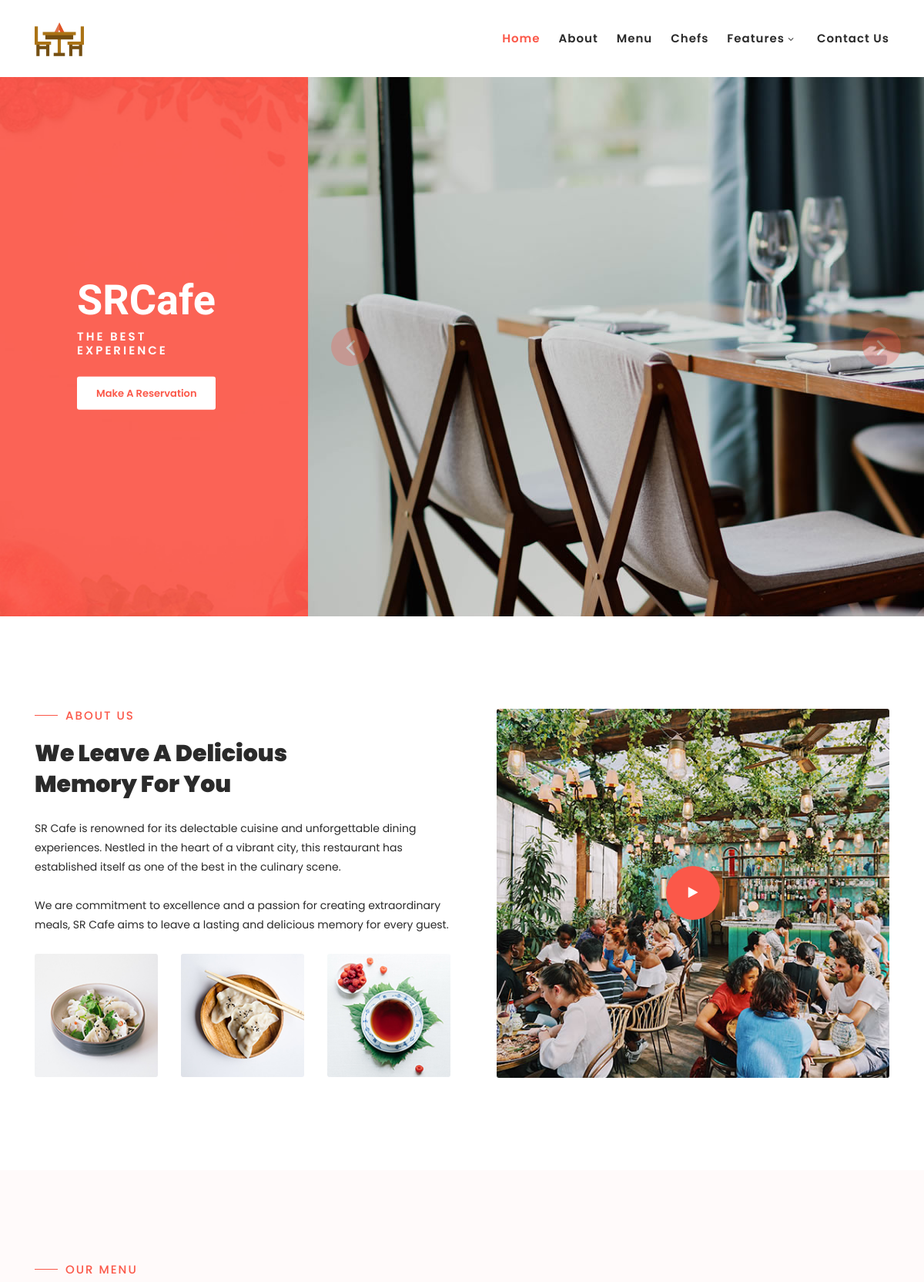
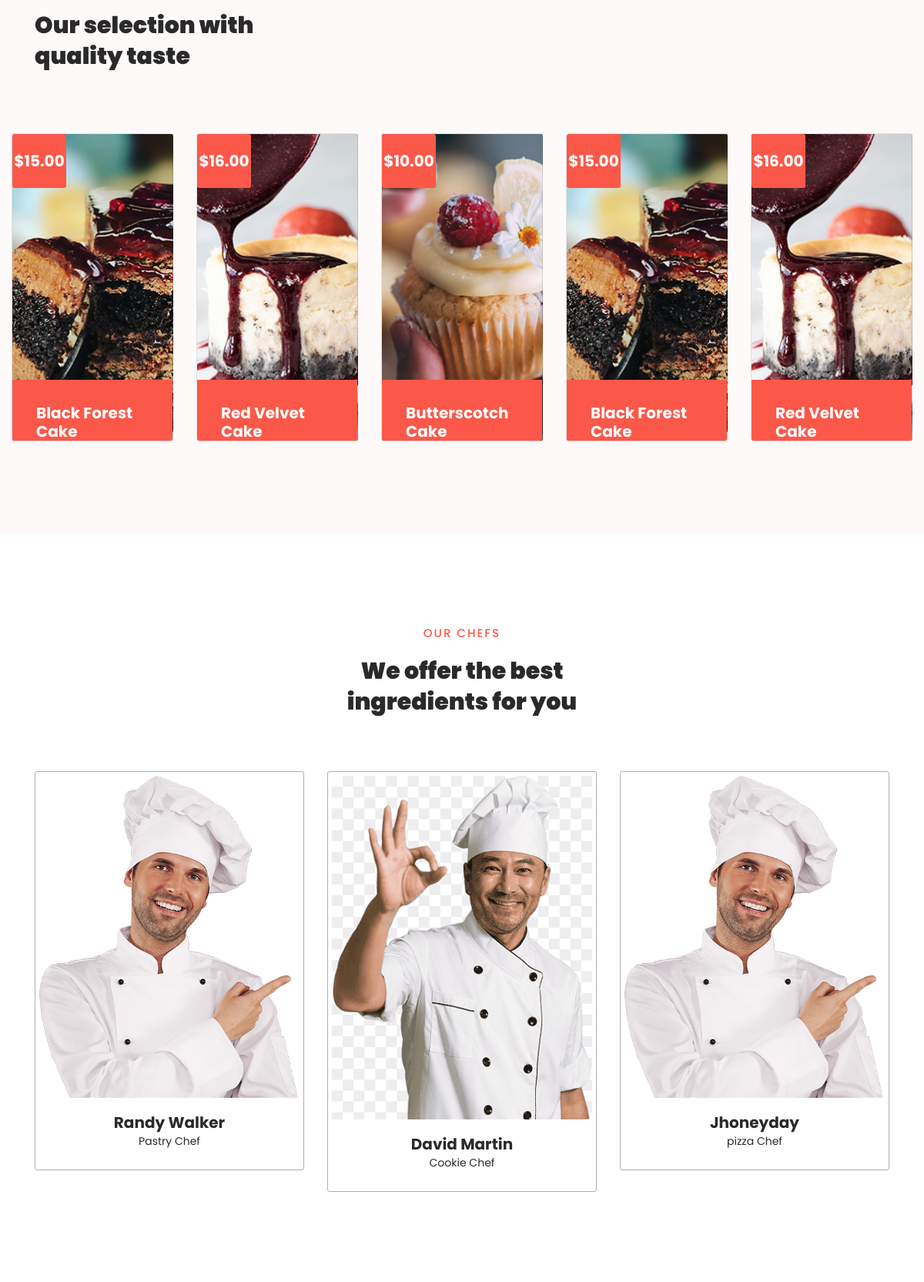
The page / (upper part) on the database its author committed (2 pictures, top to bottom).
### myapp/models.py (models this page shows)
class Cake(models.Model):
    name = models.CharField(max_length=255)
    price = models.DecimalField(max_digits=6, decimal_places=2)
    image = models.ImageField(upload_to='images/')
    details=models.CharField(max_length=333)
    def __str__(self):
        return self.name

class CHEFS(models.Model):
    name = models.CharField(max_length=100)
    profession = models.CharField(max_length=100)
    image = models.ImageField(upload_to='images/')
    facebook = models.URLField(blank=True)
    twitter = models.URLField(blank=True)
    instagram = models.URLField(blank=True)
    def __str__(self):
        return self.name

### myapp/views.py (the view)
# urls.py: path('', meal_list, name='meals'),
def meal_list(request):
    print("enter in meal........")
    meals = Meal.objects.all()
    mealsBreakfast = Meal.objects.filter(time="Breakfast")
    mealsDinner = Meal.objects.filter(time="Dinner")
    mealsLunch=Meal.objects.filter(time="Lunch")
    chefs = CHEFS.objects.all()
    CakeS = Cake.objects.all()
    print(meals)
    context = {'meals': meals,
    'mealsd': mealsDinner,
    'mealsb': mealsBreakfast,
    'mealsl':mealsLunch,
    'chefs': chefs,
    'cake':CakeS}
    print(context)
    return render(request, 'index.html', context)

### myapp/models.py (called while the page is built)
    def __str__(self):
        return self.name

### myapp/templates/index.html (shortened to what this page needs)
{% load static %}
<!DOCTYPE html>
<html lang="en">
<head>
    <link rel="stylesheet" href="{% static '../static/css/bootstrap.min.css' %}">
    <link rel="stylesheet" href="{% static '../static/css/font-awesome.css' %}">
    <link rel="stylesheet" href="{% static '../static/css/templatemo-klassy-cafe.css' %}">
    <link rel="stylesheet" href="{% static '../static/css/owl-carousel.css' %}">
    <link rel="stylesheet" href="{% static '../static/css/lightbox.css' %}">
</head>
<body>
    <header class="header-area header-sticky">
        <div class="container">
            <div class="row">
                <div class="col-12">
                    <nav class="main-nav">
                        <a href="index.html" class="logo">
                            <img src="{% static '../static/images/tables.png' %}" align="klassy cafe html template">
                        </a>
                        <ul class="nav">
                            <li class="scroll-to-section"><a href="#top" class="active">Home</a></li>
                            <li class="scroll-to-section"><a href="#about">About</a></li>
                            <li class="scroll-to-section"><a href="#menu">Menu</a></li>
                            <li class="scroll-to-section"><a href="#chefs">Chefs</a></li>
                            <li class="submenu">
                                <a href="javascript:;">Features</a>
                            </li>
                            <li class="scroll-to-section"><a href="#reservation">Contact Us</a></li>
                        </ul>
                    </nav>
                </div>
            </div>
        </div>
    </header>
    <div id="top">
        <div class="container-fluid">
            <div class="row">
                <div class="col-lg-4">
                    <div class="left-content">
                        <div class="inner-content">
                            <h4>SRCafe</h4>
                            <h6>THE BEST EXPERIENCE</h6>
                            <div class="main-white-button scroll-to-section">
                                <a href="#reservation">Make A Reservation</a>
                            </div>
                        </div>
                    </div>
                </div>
                <div class="col-lg-8">
                    <div class="main-banner header-text">
                        <div class="Modern-Slider">
                            <div class="item">
                                <div class="img-fill">
                                    <img src="{% static '../static/images/slide-01.jpg' %}" alt="">
                                </div>
                            </div>
                        </div>
                    </div>
                </div>
            </div>
        </div>
    </div>
    <section class="section" id="about">
        <div class="container">
            <div class="row">
                <div class="col-lg-6 col-md-6 col-xs-12">
                    <div class="left-text-content">
                        <div class="section-heading">
                            <h6>About Us</h6>
                            <h2>We Leave A Delicious Memory For You</h2>
                        </div>
                        <p>SR Cafe is renowned for its delectable cuisine and unforgettable dining experiences. Nestled
                            in the heart of a vibrant city, this restaurant has established itself as one of the best in
                            the culinary scene. </p>
                        <p>We are commitment to excellence and a passion for creating extraordinary meals, SR Cafe aims
                            to leave a lasting and delicious memory for every guest.</p>
                        <div class="row">
                            <div class="col-4">
                                <img src="{% static '../static/images/about-thumb-01.jpg' %}" alt="">
                            </div>
                            <div class="col-4">
                                <img src="{% static '../static/images/about-thumb-02.jpg' %}" alt="">
                            </div>
                            <div class="col-4">
                                <img src="{% static '../static/images/about-thumb-03.jpg' %}" alt="">
                            </div>
                        </div>
                    </div>
                </div>
                <div class="col-lg-6 col-md-6 col-xs-12">
                    <div class="right-content">
                        <div class="thumb">
                            <a rel="nofollow" href="https://www.youtube.com/watch?v=ds5xtU42I_I"><i
                                    class="fa fa-play"></i></a>
                        </div>
                    </div>
                </div>
            </div>
        </div>
    </section>
    <section class="section" id="menu">
        <div class="container">
            <div class="row">
                <div class="col-lg-4">
                    <div class="section-heading">
                        <h6>Our Menu</h6>
                        <h2>Our selection with quality taste</h2>
                    </div>
                </div>
            </div>
        </div>
        <div class="menu-item-carousel">
            <div class="col-lg-12">
                <div class="owl-menu-item owl-carousel">
                    {% for meal in cake %}
                    <div class="item">
                        <div class="card" style="background-image: url('{{ meal.image.url }}');">
                            <div class="price">
                                <h6>${{ meal.price }}</h6>
                            </div>
                            <div class='info'>
                                <h1 class='title'>{{ meal.name }}</h1>
                            </div>
                        </div>
                    </div>
                    {% endfor %}
                </div>
            </div>
        </div>
    </section>
    <section class="section" id="chefs">
        <div class="container">
            <div class="row">
                <div class="col-lg-4 offset-lg-4 text-center">
                    <div class="section-heading">
                        <h6>Our Chefs</h6>
                        <h2>We offer the best ingredients for you</h2>
                    </div>
                </div>
            </div>
            <div class="row">
                {% for chef in chefs %}
                <div class="col-lg-4">
                    <div class="chef-item">
                        <div class="thumb">
                            <img src="{{ chef.image.url }}" alt="{{ chef.name }}">
                        </div>
                        <div class="down-content">
                            <h4>{{ chef.name }}</h4>
                            <span>{{ chef.profession }}</span>
                        </div>
                    </div>
                </div>
                {% endfor %}
            </div>
        </div>
    </section>
</body>
</html>

### rows shown on the page
Cake: image (picture), price "15.00", name "Black Forest Cake"
Cake: image (picture), price "16.00", name "Red Velvet Cake"
Cake: image (picture), price "10.00", name "Butterscotch Cake"
CHEFS: image (picture), name "Randy Walker", profession "Pastry Chef"
CHEFS: image (picture), name "David Martin", profession "Cookie Chef"
CHEFS: image (picture), name "Jhoneyday", profession "pizza Chef"
